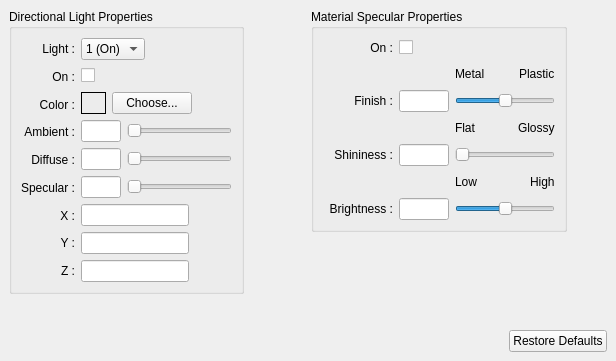
     <widget class="QWidget" name="TabPage" >
      <attribute name="title" >
       <string>Lighting</string>
      </attribute>
      <layout class="QGridLayout" >
       <property name="margin" >
        <number>9</number>
       </property>
       <property name="spacing" >
        <number>6</number>
       </property>
       <item row="2" column="0" >
        <layout class="QHBoxLayout" >
         <property name="margin" >
          <number>0</number>
         </property>
         <property name="spacing" >
          <number>6</number>
         </property>
         <item>
          <spacer>
           <property name="orientation" >
            <enum>Qt::Horizontal</enum>
           </property>
           <property name="sizeType" >
            <enum>QSizePolicy::Expanding</enum>
           </property>
           <property name="sizeHint" >
            <size>
             <width>20</width>
             <height>20</height>
            </size>
           </property>
          </spacer>
         </item>
         <item>
          <widget class="QPushButton" name="lighting_restore_defaults_btn" >
           <property name="text" >
            <string>Restore Defaults</string>
           </property>
           <property name="autoDefault" >
            <bool>false</bool>
           </property>
          </widget>
         </item>
        </layout>
       </item>
       <item row="1" column="0" >
        <spacer>
         <property name="orientation" >
          <enum>Qt::Vertical</enum>
         </property>
         <property name="sizeType" >
          <enum>QSizePolicy::Expanding</enum>
         </property>
         <property name="sizeHint" >
          <size>
           <width>20</width>
           <height>30</height>
          </size>
         </property>
        </spacer>
       </item>
       <item row="0" column="0" >
        <layout class="QHBoxLayout" >
         <property name="margin" >
          <number>0</number>
         </property>
         <property name="spacing" >
          <number>6</number>
         </property>
         <item>
          <widget class="QGroupBox" name="groupBox8_2" >
           <property name="enabled" >
            <bool>true</bool>
           </property>
           <property name="title" >
            <string>Directional Light Properties</string>
           </property>
           <layout class="QGridLayout" >
            <property name="margin" >
             <number>9</number>
            </property>
            <property name="spacing" >
             <number>6</number>
            </property>
            <item row="0" column="1" >
             <layout class="QVBoxLayout" >
              <property name="margin" >
               <number>0</number>
              </property>
              <property name="spacing" >
               <number>6</number>
              </property>
              <item>
               <layout class="QHBoxLayout" >
                <property name="margin" >
                 <number>0</number>
                </property>
                <property name="spacing" >
                 <number>6</number>
                </property>
                <item>
                 <widget class="QComboBox" name="light_combobox" >
                  <item>
                   <property name="text" >
                    <string>1 (On)</string>
                   </property>
                  </item>
                  <item>
                   <property name="text" >
                    <string>2 (On)</string>
                   </property>
                  </item>
                  <item>
                   <property name="text" >
                    <string>3 (Off)</string>
                   </property>
                  </item>
                 </widget>
                </item>
                <item>
                 <spacer>
                  <property name="orientation" >
                   <enum>Qt::Horizontal</enum>
                  </property>
                  <property name="sizeType" >
                   <enum>QSizePolicy::Expanding</enum>
                  </property>
                  <property name="sizeHint" >
                   <size>
                    <width>60</width>
                    <height>20</height>
                   </size>
                  </property>
                 </spacer>
                </item>
               </layout>
              </item>
              <item>
               <layout class="QHBoxLayout" >
                <property name="margin" >
                 <number>0</number>
                </property>
                <property name="spacing" >
                 <number>6</number>
                </property>
                <item>
                 <widget class="QCheckBox" name="light_checkbox" >
                  <property name="text" >
                   <string/>
                  </property>
                 </widget>
                </item>
                <item>
                 <spacer>
                  <property name="orientation" >
                   <enum>Qt::Horizontal</enum>
                  </property>
                  <property name="sizeType" >
                   <enum>QSizePolicy::Expanding</enum>
                  </property>
                  <property name="sizeHint" >
                   <size>
                    <width>40</width>
                    <height>20</height>
                   </size>
                  </property>
                 </spacer>
                </item>
               </layout>
              </item>
              <item>
               <layout class="QHBoxLayout" >
                <property name="margin" >
                 <number>0</number>
                </property>
                <property name="spacing" >
                 <number>6</number>
                </property>
                <item>
                 <layout class="QHBoxLayout" >
                  <property name="margin" >
                   <number>0</number>
                  </property>
                  <property name="spacing" >
                   <number>6</number>
                  </property>
                  <item>
                   <widget class="QFrame" name="light_color_frame" >
                    <property name="minimumSize" >
                     <size>
                      <width>25</width>
                      <height>0</height>
                     </size>
                    </property>
                    <property name="frameShape" >
                     <enum>QFrame::Box</enum>
                    </property>
                    <property name="frameShadow" >
                     <enum>QFrame::Plain</enum>
                    </property>
                   </widget>
                  </item>
                  <item>
                   <widget class="QPushButton" name="light_color_btn" >
                    <property name="text" >
                     <string>Choose...</string>
                    </property>
                    <property name="autoDefault" >
                     <bool>false</bool>
                    </property>
                   </widget>
                  </item>
                 </layout>
                </item>
                <item>
                 <spacer>
                  <property name="orientation" >
                   <enum>Qt::Horizontal</enum>
                  </property>
                  <property name="sizeType" >
                   <enum>QSizePolicy::Expanding</enum>
                  </property>
                  <property name="sizeHint" >
                   <size>
                    <width>40</width>
                    <height>20</height>
                   </size>
                  </property>
                 </spacer>
                </item>
               </layout>
              </item>
              <item>
               <layout class="QHBoxLayout" >
                <property name="margin" >
                 <number>0</number>
                </property>
                <property name="spacing" >
                 <number>6</number>
                </property>
                <item>
                 <widget class="QLineEdit" name="light_ambient_linedit" >
                  <property name="maximumSize" >
                   <size>
                    <width>40</width>
                    <height>32767</height>
                   </size>
                  </property>
                  <property name="readOnly" >
                   <bool>true</bool>
                  </property>
                 </widget>
                </item>
                <item>
                 <widget class="QSlider" name="light_ambient_slider" >
                  <property name="maximum" >
                   <number>100</number>
                  </property>
                  <property name="orientation" >
                   <enum>Qt::Horizontal</enum>
                  </property>
                  <property name="tickInterval" >
                   <number>10</number>
                  </property>
                 </widget>
                </item>
               </layout>
              </item>
              <item>
               <layout class="QHBoxLayout" >
                <property name="margin" >
                 <number>0</number>
                </property>
                <property name="spacing" >
                 <number>6</number>
                </property>
                <item>
                 <widget class="QLineEdit" name="light_diffuse_linedit" >
                  <property name="maximumSize" >
                   <size>
                    <width>40</width>
                    <height>32767</height>
                   </size>
                  </property>
                  <property name="readOnly" >
                   <bool>true</bool>
                  </property>
                 </widget>
                </item>
                <item>
                 <widget class="QSlider" name="light_diffuse_slider" >
                  <property name="maximum" >
                   <number>100</number>
                  </property>
                  <property name="orientation" >
                   <enum>Qt::Horizontal</enum>
                  </property>
                  <property name="tickInterval" >
                   <number>10</number>
                  </property>
                 </widget>
                </item>
               </layout>
              </item>
              <item>
               <layout class="QHBoxLayout" >
                <property name="margin" >
                 <number>0</number>
                </property>
                <property name="spacing" >
                 <number>6</number>
                </property>
                <item>
                 <widget class="QLineEdit" name="light_specularity_linedit" >
                  <property name="maximumSize" >
                   <size>
                    <width>40</width>
                    <height>32767</height>
                   </size>
                  </property>
                  <property name="readOnly" >
                   <bool>true</bool>
                  </property>
                 </widget>
                </item>
                <item>
                 <widget class="QSlider" name="light_specularity_slider" >
                  <property name="maximum" >
                   <number>100</number>
                  </property>
                  <property name="orientation" >
                   <enum>Qt::Horizontal</enum>
                  </property>
                  <property name="tickInterval" >
                   <number>10</number>
                  </property>
                 </widget>
                </item>
               </layout>
              </item>
              <item>
               <layout class="QHBoxLayout" >
                <property name="margin" >
                 <number>0</number>
                </property>
                <property name="spacing" >
                 <number>6</number>
                </property>
                <item>
                 <widget class="QLineEdit" name="light_x_linedit" />
                </item>
                <item>
                 <spacer>
                  <property name="orientation" >
                   <enum>Qt::Horizontal</enum>
                  </property>
                  <property name="sizeType" >
                   <enum>QSizePolicy::Expanding</enum>
                  </property>
                  <property name="sizeHint" >
                   <size>
                    <width>40</width>
                    <height>20</height>
                   </size>
                  </property>
                 </spacer>
                </item>
               </layout>
              </item>
              <item>
               <layout class="QHBoxLayout" >
                <property name="margin" >
                 <number>0</number>
                </property>
                <property name="spacing" >
                 <number>6</number>
                </property>
                <item>
                 <widget class="QLineEdit" name="light_y_linedit" />
                </item>
                <item>
                 <spacer>
                  <property name="orientation" >
                   <enum>Qt::Horizontal</enum>
                  </property>
                  <property name="sizeType" >
                   <enum>QSizePolicy::Expanding</enum>
                  </property>
                  <property name="sizeHint" >
                   <size>
                    <width>40</width>
                    <height>20</height>
                   </size>
                  </property>
                 </spacer>
                </item>
               </layout>
              </item>
              <item>
               <layout class="QHBoxLayout" >
                <property name="margin" >
                 <number>0</number>
                </property>
                <property name="spacing" >
                 <number>6</number>
                </property>
                <item>
                 <widget class="QLineEdit" name="light_z_linedit" >
                  <property name="maxLength" >
                   <number>32767</number>
                  </property>
                 </widget>
                </item>
                <item>
                 <spacer>
                  <property name="orientation" >
                   <enum>Qt::Horizontal</enum>
                  </property>
                  <property name="sizeType" >
                   <enum>QSizePolicy::Expanding</enum>
                  </property>
                  <property name="sizeHint" >
                   <size>
                    <width>40</width>
                    <height>20</height>
                   </size>
                  </property>
                 </spacer>
                </item>
               </layout>
              </item>
             </layout>
            </item>
            <item row="0" column="0" >
             <layout class="QVBoxLayout" >
              <property name="margin" >
               <number>0</number>
              </property>
              <property name="spacing" >
               <number>6</number>
              </property>
              <item>
               <widget class="QLabel" name="light_label" >
                <property name="text" >
                 <string>Light :</string>
                </property>
                <property name="alignment" >
                 <set>Qt::AlignRight|Qt::AlignTrailing|Qt::AlignVCenter</set>
                </property>
               </widget>
              </item>
              <item>
               <widget class="QLabel" name="on_label" >
                <property name="text" >
                 <string>On :</string>
                </property>
                <property name="alignment" >
                 <set>Qt::AlignRight|Qt::AlignTrailing|Qt::AlignVCenter</set>
                </property>
               </widget>
              </item>
              <item>
               <widget class="QLabel" name="color_label" >
                <property name="text" >
                 <string>Color :</string>
                </property>
                <property name="alignment" >
                 <set>Qt::AlignRight|Qt::AlignTrailing|Qt::AlignVCenter</set>
                </property>
               </widget>
              </item>
              <item>
               <widget class="QLabel" name="ambient_label" >
                <property name="text" >
                 <string>Ambient :</string>
                </property>
                <property name="alignment" >
                 <set>Qt::AlignRight|Qt::AlignTrailing|Qt::AlignVCenter</set>
                </property>
               </widget>
              </item>
              <item>
               <widget class="QLabel" name="diffuse_label" >
                <property name="text" >
                 <string>Diffuse :</string>
                </property>
                <property name="alignment" >
                 <set>Qt::AlignRight|Qt::AlignTrailing|Qt::AlignVCenter</set>
                </property>
               </widget>
              </item>
              <item>
               <widget class="QLabel" name="specularity_label" >
                <property name="text" >
                 <string>Specular :</string>
                </property>
                <property name="alignment" >
                 <set>Qt::AlignRight|Qt::AlignTrailing|Qt::AlignVCenter</set>
                </property>
               </widget>
              </item>
              <item>
               <widget class="QLabel" name="x_label" >
                <property name="text" >
                 <string>X :</string>
                </property>
                <property name="alignment" >
                 <set>Qt::AlignRight|Qt::AlignTrailing|Qt::AlignVCenter</set>
                </property>
               </widget>
              </item>
              <item>
               <widget class="QLabel" name="y_label" >
                <property name="text" >
                 <string>Y :</string>
                </property>
                <property name="alignment" >
                 <set>Qt::AlignRight|Qt::AlignTrailing|Qt::AlignVCenter</set>
                </property>
               </widget>
              </item>
              <item>
               <widget class="QLabel" name="z_label" >
                <property name="text" >
                 <string>Z :</string>
                </property>
                <property name="alignment" >
                 <set>Qt::AlignRight|Qt::AlignTrailing|Qt::AlignVCenter</set>
                </property>
               </widget>
              </item>
             </layout>
            </item>
           </layout>
          </widget>
         </item>
         <item>
          <spacer>
           <property name="orientation" >
            <enum>Qt::Horizontal</enum>
           </property>
           <property name="sizeHint" >
            <size>
             <width>61</width>
             <height>20</height>
            </size>
           </property>
          </spacer>
         </item>
         <item>
          <layout class="QVBoxLayout" >
           <property name="margin" >
            <number>0</number>
           </property>
           <property name="spacing" >
            <number>6</number>
           </property>
           <item>
            <widget class="QGroupBox" name="groupBox9_2" >
             <property name="enabled" >
              <bool>true</bool>
             </property>
             <property name="title" >
              <string>Material Specular Properties</string>
             </property>
             <layout class="QGridLayout" >
              <property name="margin" >
               <number>9</number>
              </property>
              <property name="spacing" >
               <number>6</number>
              </property>
              <item row="0" column="0" >
               <widget class="QLabel" name="ms_on_label" >
                <property name="text" >
                 <string>On :</string>
                </property>
                <property name="alignment" >
                 <set>Qt::AlignRight|Qt::AlignTrailing|Qt::AlignVCenter</set>
                </property>
               </widget>
              </item>
              <item row="3" column="0" >
               <spacer>
                <property name="orientation" >
                 <enum>Qt::Horizontal</enum>
                </property>
                <property name="sizeType" >
                 <enum>QSizePolicy::Expanding</enum>
                </property>
                <property name="sizeHint" >
                 <size>
                  <width>40</width>
                  <height>20</height>
                 </size>
                </property>
               </spacer>
              </item>
              <item row="4" column="0" >
               <widget class="QLabel" name="ms_shininess_label" >
                <property name="text" >
                 <string>Shininess :</string>
                </property>
                <property name="alignment" >
                 <set>Qt::AlignRight|Qt::AlignTrailing|Qt::AlignVCenter</set>
                </property>
               </widget>
              </item>
              <item row="5" column="0" >
               <spacer>
                <property name="orientation" >
                 <enum>Qt::Horizontal</enum>
                </property>
                <property name="sizeType" >
                 <enum>QSizePolicy::Expanding</enum>
                </property>
                <property name="sizeHint" >
                 <size>
                  <width>40</width>
                  <height>20</height>
                 </size>
                </property>
               </spacer>
              </item>
              <item row="6" column="0" >
               <widget class="QLabel" name="ms_brightness__label" >
                <property name="text" >
                 <string>Brightness :</string>
                </property>
                <property name="alignment" >
                 <set>Qt::AlignRight|Qt::AlignTrailing|Qt::AlignVCenter</set>
                </property>
               </widget>
              </item>
              <item row="3" column="1" >
               <spacer>
                <property name="orientation" >
                 <enum>Qt::Horizontal</enum>
                </property>
                <property name="sizeType" >
                 <enum>QSizePolicy::Expanding</enum>
                </property>
                <property name="sizeHint" >
                 <size>
                  <width>40</width>
                  <height>20</height>
                 </size>
                </property>
               </spacer>
              </item>
              <item row="5" column="1" >
               <spacer>
                <property name="orientation" >
                 <enum>Qt::Horizontal</enum>
                </property>
                <property name="sizeType" >
                 <enum>QSizePolicy::Expanding</enum>
                </property>
                <property name="sizeHint" >
                 <size>
                  <width>40</width>
                  <height>20</height>
                 </size>
                </property>
               </spacer>
              </item>
              <item row="1" column="2" >
               <layout class="QHBoxLayout" >
                <property name="margin" >
                 <number>0</number>
                </property>
                <property name="spacing" >
                 <number>6</number>
                </property>
                <item>
                 <widget class="QLabel" name="textLabel1_6" >
                  <property name="text" >
                   <string>Metal</string>
                  </property>
                 </widget>
                </item>
                <item>
                 <spacer>
                  <property name="orientation" >
                   <enum>Qt::Horizontal</enum>
                  </property>
                  <property name="sizeType" >
                   <enum>QSizePolicy::Expanding</enum>
                  </property>
                  <property name="sizeHint" >
                   <size>
                    <width>16</width>
                    <height>20</height>
                   </size>
                  </property>
                 </spacer>
                </item>
                <item>
                 <widget class="QLabel" name="textLabel2_4" >
                  <property name="text" >
                   <string>Plastic</string>
                  </property>
                 </widget>
                </item>
               </layout>
              </item>
              <item row="2" column="2" >
               <widget class="QSlider" name="ms_finish_slider" >
                <property name="minimum" >
                 <number>0</number>
                </property>
                <property name="maximum" >
                 <number>100</number>
                </property>
                <property name="value" >
                 <number>50</number>
                </property>
                <property name="orientation" >
                 <enum>Qt::Horizontal</enum>
                </property>
                <property name="tickInterval" >
                 <number>5</number>
                </property>
               </widget>
              </item>
              <item row="3" column="2" >
               <layout class="QHBoxLayout" >
                <property name="margin" >
                 <number>0</number>
                </property>
                <property name="spacing" >
                 <number>6</number>
                </property>
                <item>
                 <widget class="QLabel" name="textLabel1_6_2" >
                  <property name="text" >
                   <string>Flat</string>
                  </property>
                 </widget>
                </item>
                <item>
                 <spacer>
                  <property name="orientation" >
                   <enum>Qt::Horizontal</enum>
                  </property>
                  <property name="sizeType" >
                   <enum>QSizePolicy::Expanding</enum>
                  </property>
                  <property name="sizeHint" >
                   <size>
                    <width>16</width>
                    <height>20</height>
                   </size>
                  </property>
                 </spacer>
                </item>
                <item>
                 <widget class="QLabel" name="textLabel2_4_2" >
                  <property name="text" >
                   <string>Glossy</string>
                  </property>
                 </widget>
                </item>
               </layout>
              </item>
              <item row="4" column="2" >
               <widget class="QSlider" name="ms_shininess_slider" >
                <property name="minimum" >
                 <number>15</number>
                </property>
                <property name="maximum" >
                 <number>60</number>
                </property>
                <property name="value" >
                 <number>15</number>
                </property>
                <property name="orientation" >
                 <enum>Qt::Horizontal</enum>
                </property>
                <property name="tickInterval" >
                 <number>5</number>
                </property>
               </widget>
              </item>
              <item row="5" column="2" >
               <layout class="QHBoxLayout" >
                <property name="margin" >
                 <number>0</number>
                </property>
                <property name="spacing" >
                 <number>6</number>
                </property>
                <item>
                 <widget class="QLabel" name="textLabel1_6_3" >
                  <property name="text" >
                   <string>Low</string>
                  </property>
                 </widget>
                </item>
                <item>
                 <spacer>
                  <property name="orientation" >
                   <enum>Qt::Horizontal</enum>
                  </property>
                  <property name="sizeType" >
                   <enum>QSizePolicy::Expanding</enum>
                  </property>
                  <property name="sizeHint" >
                   <size>
                    <width>16</width>
                    <height>20</height>
                   </size>
                  </property>
                 </spacer>
                </item>
                <item>
                 <widget class="QLabel" name="textLabel2_4_3" >
                  <property name="text" >
                   <string>High</string>
                  </property>
                 </widget>
                </item>
               </layout>
              </item>
              <item row="6" column="2" >
               <widget class="QSlider" name="ms_brightness_slider" >
                <property name="minimum" >
                 <number>0</number>
                </property>
                <property name="maximum" >
                 <number>100</number>
                </property>
                <property name="value" >
                 <number>50</number>
                </property>
                <property name="orientation" >
                 <enum>Qt::Horizontal</enum>
                </property>
                <property name="tickInterval" >
                 <number>5</number>
                </property>
               </widget>
              </item>
              <item row="2" column="1" >
               <widget class="QLineEdit" name="ms_finish_linedit" >
                <property name="maximumSize" >
                 <size>
                  <width>50</width>
                  <height>32767</height>
                 </size>
                </property>
                <property name="maxLength" >
                 <number>5</number>
                </property>
                <property name="readOnly" >
                 <bool>true</bool>
                </property>
               </widget>
              </item>
              <item row="4" column="1" >
               <widget class="QLineEdit" name="ms_shininess_linedit" >
                <property name="maximumSize" >
                 <size>
                  <width>50</width>
                  <height>32767</height>
                 </size>
                </property>
                <property name="maxLength" >
                 <number>5</number>
                </property>
                <property name="readOnly" >
                 <bool>true</bool>
                </property>
               </widget>
              </item>
              <item row="6" column="1" >
               <widget class="QLineEdit" name="ms_brightness_linedit" >
                <property name="maximumSize" >
                 <size>
                  <width>50</width>
                  <height>32767</height>
                 </size>
                </property>
                <property name="maxLength" >
                 <number>5</number>
                </property>
                <property name="readOnly" >
                 <bool>true</bool>
                </property>
               </widget>
              </item>
              <item row="0" column="1" >
               <widget class="QCheckBox" name="ms_on_checkbox" >
                <property name="text" >
                 <string/>
                </property>
               </widget>
              </item>
              <item row="0" column="2" >
               <spacer>
                <property name="orientation" >
                 <enum>Qt::Horizontal</enum>
                </property>
                <property name="sizeType" >
                 <enum>QSizePolicy::Expanding</enum>
                </property>
                <property name="sizeHint" >
                 <size>
                  <width>100</width>
                  <height>20</height>
                 </size>
                </property>
               </spacer>
              </item>
              <item row="1" column="0" >
               <spacer>
                <property name="orientation" >
                 <enum>Qt::Horizontal</enum>
                </property>
                <property name="sizeType" >
                 <enum>QSizePolicy::Expanding</enum>
                </property>
                <property name="sizeHint" >
                 <size>
                  <width>70</width>
                  <height>20</height>
                 </size>
                </property>
               </spacer>
              </item>
              <item row="1" column="1" >
               <spacer>
                <property name="orientation" >
                 <enum>Qt::Horizontal</enum>
                </property>
                <property name="sizeType" >
                 <enum>QSizePolicy::Expanding</enum>
                </property>
                <property name="sizeHint" >
                 <size>
                  <width>46</width>
                  <height>20</height>
                 </size>
                </property>
               </spacer>
              </item>
              <item row="2" column="0" >
               <widget class="QLabel" name="ms_finish_label" >
                <property name="text" >
                 <string>Finish :</string>
                </property>
                <property name="alignment" >
                 <set>Qt::AlignRight|Qt::AlignTrailing|Qt::AlignVCenter</set>
                </property>
               </widget>
              </item>
             </layout>
            </widget>
           </item>
           <item>
            <spacer>
             <property name="orientation" >
              <enum>Qt::Vertical</enum>
             </property>
             <property name="sizeHint" >
              <size>
               <width>20</width>
               <height>40</height>
              </size>
             </property>
            </spacer>
           </item>
          </layout>
         </item>
         <item>
          <spacer>
           <property name="orientation" >
            <enum>Qt::Horizontal</enum>
           </property>
           <property name="sizeHint" >
            <size>
             <width>40</width>
             <height>20</height>
            </size>
           </property>
          </spacer>
         </item>
        </layout>
       </item>
      </layout>
     </widget>
